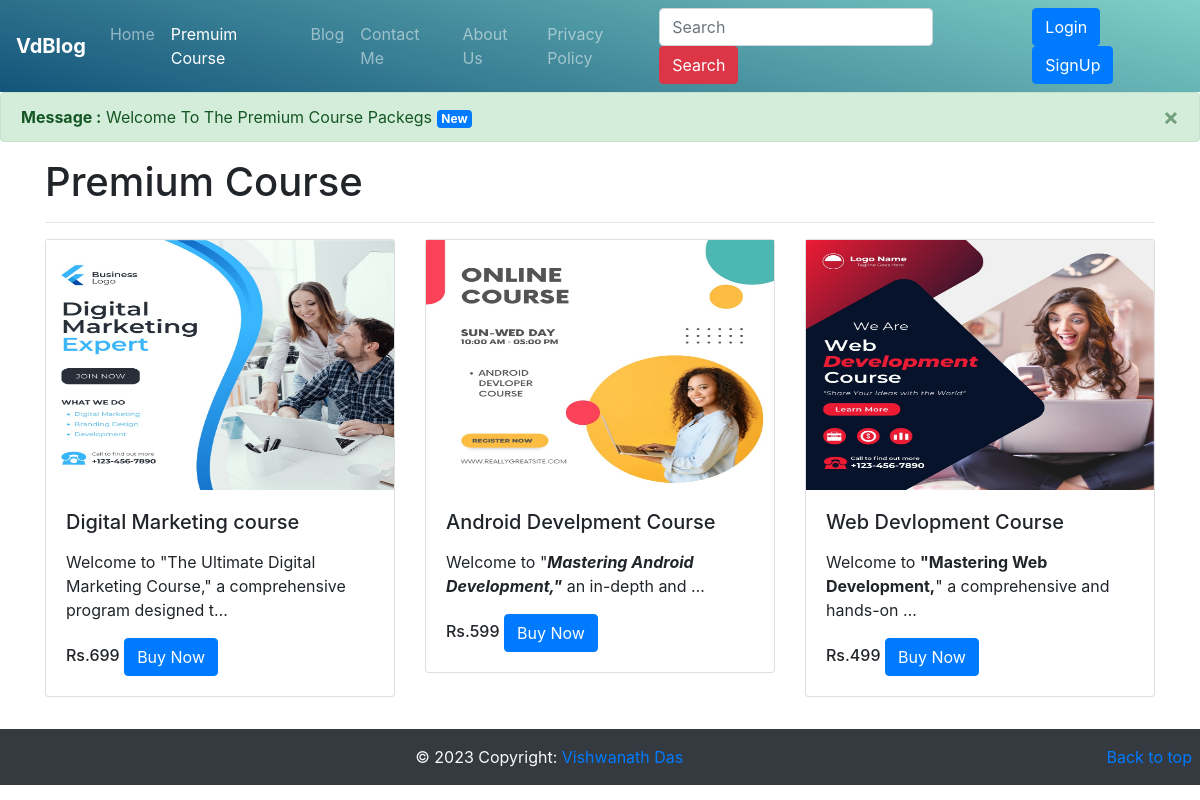
Screenshot of /course/ with the database file from the repository.
### Course/models.py (models this page shows, shortened)
class Course(models.Model):
	sno = models.AutoField(primary_key= True)
	title = models.CharField(max_length=130)
	content = RichTextField(blank = True , null = True)
	author = models.CharField(max_length = 30)
	price = models.IntegerField(default='0')
	img = models.ImageField(upload_to='images/')
	time = models.DateTimeField(blank = True)
	slug = models.CharField(max_length = 255)
	"""docstring for Blog"""

### Course/views.py (the view)
# urls.py: path('', views.course, name='course'),
def course(request):
	messages.success(request , 'Welcome To The Premium Course Packegs')
	allPost = Course.objects.all()[::-1]
	context = {'allPost':allPost}
	return render(request , 'course/course.html' , context)

### templates/course/course.html (shortened to what this page needs)
{% extends "base.html" %}
{% block courseactive %}active
{% endblock courseactive %}
{% block body %}
<div class="container my-2">
<h1>Premium Course</h1>
<hr>
<div class="row row-cols-1 row-cols-md-3">
{% for post in allPost %}
  <div class="col mb-4">
    <div class="card">
      <img src="{{post.img.url}}" width = 348 height = 250 alt="{{post.title}}">
      <div class="card-body">
        <h5 class="card-title">{{post.title}}</h5>
        <p class="card-text">{{post.content | safe | truncatechars:100}}</p>
        <h6 class="card-price text-center d-inline ">Rs.{{post.price}}</h6>
        <a href="/course/{{post.slug}}" class="btn btn-primary">Buy Now</a>
      </div>
    </div>
  </div>
  {% endfor %}
</div>
</div>
{% endblock body %}

### templates/base.html (shortened to what this page needs)
<!doctype html>
<html lang="en">
  <head>
    <link rel="stylesheet" href="https://stackpath.bootstrapcdn.com/bootstrap/4.4.1/css/bootstrap.min.css">
  </head>
  <body>
  	<nav class="navbar navbar-expand-lg navbar-dark bg-custom-2 ">
    <a class="navbar-brand" href="/"><b>VdBlog</b></a>
    <div class="collapse navbar-collapse" id="navbarSupportedContent">
      <ul class="navbar-nav mr-auto">
        <li class="nav-item {% block homeactive %}
        {% endblock homeactive %}">
        <a class="nav-link " href="/">Home <span class="sr-only">(current)</span></a>
      </li>
        <li class="nav-item {% block courseactive %}
        {% endblock courseactive %}">
          <a class="nav-link" href="/course">Premuim Course</a>
        </li>
        <li class="nav-item {% block blogactive %}
        {% endblock blogactive %}">
          <a class="nav-link" href="/blog">Blog</a>
        </li>
        <li class="nav-item {% block contactactive %}
        {% endblock contactactive %}">
          <a class="nav-link" href="/contact">Contact Me</a>
        </li><li class="nav-item {% block aboutactive %}
        {% endblock aboutactive %}">
          <a class="nav-link" href="/about">About Us</a>
        </li>
        <li class="nav-item {% block privacyactive %}
        {% endblock privacyactive %}">
          <a class="nav-link" href="/privacy">Privacy Policy</a>
        </li>
      </ul>
      <form class="form-inline my-2 my-lg-0 mr-3" method="get" action="/search/">
        <input class="form-control mr-sm-2" type="search" placeholder="Search" aria-label="Search" name="query">
        <button class="btn btn-danger my-2 my-sm-0" type="submit">Search</button>
      </form>
      <div>
        <button type="button" class="btn btn-primary" data-toggle="modal" data-target="#loginModal">Login</button>
        <button type="button" class="btn btn-primary" data-toggle="modal" data-target="#signupModal">SignUp</button>
      </div>
    </div>
   </nav>
{% for message in messages %}
<div class="alert alert-{{message.tags}} alert-dismissible fade show" role="alert">
  <strong>Message :</strong> {{message}}
  <a href="#" class="badge badge-primary">New</a>
  <button type="button" class="close" data-dismiss="alert" aria-label="Close">
    <span aria-hidden="true">&times;</span>
  </button>
</div>
{% endfor %}
    {% block body %}
    {% endblock body %}
<footer class="page-footer font-small bg-dark float-bottom my-2">
  <div class="footer-copyright text-center text-light py-3">© 2023 Copyright:
    <a href="/">Vishwanath Das</a>
    <p class="float-right mx-2"><a href="#">Back to top</a></p>
  </div>
</footer>
  </body>
</html>

### templates/base.html (style rules this page uses)
.bg-custom-2 { background-image: linear-gradient(15deg, #13547a 0%, #80d0c7 100%); }

### rows the page displays
Course: img (picture), title "Digital Marketing course", content "Welcome to \"The Ultimate Digital Marketing Course,\" a comprehensive program designed t…", price "699"
Course: img (picture), title "Android Develpment Course", content "Welcome to \" Mastering Android Development,\" an in-depth and …", price "599"
Course: img (picture), title "Web Devlopment Course", content "Welcome to \"Mastering Web Development, \" a comprehensive and hands-on …", price "499"

### other values shown
{{ message }} "Welcome To The Premium Course Packegs"
